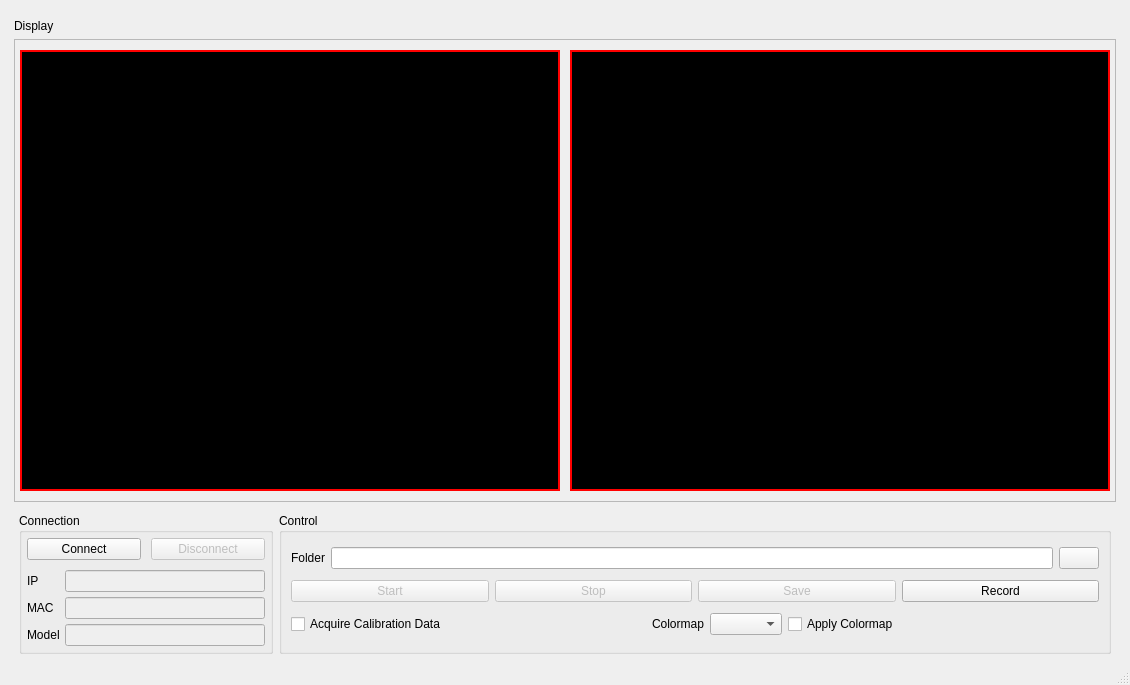
<?xml version="1.0" encoding="UTF-8"?>
<ui version="4.0">
 <class>MainWindow</class>
 <widget class="QMainWindow" name="MainWindow">
  <property name="windowModality">
   <enum>Qt::ApplicationModal</enum>
  </property>
  <property name="geometry">
   <rect>
    <x>0</x>
    <y>0</y>
    <width>1130</width>
    <height>685</height>
   </rect>
  </property>
  <property name="minimumSize">
   <size>
    <width>1130</width>
    <height>685</height>
   </size>
  </property>
  <property name="windowTitle">
   <string>Bottlenose Calibrator</string>
  </property>
  <widget class="QWidget" name="centralwidget">
   <property name="sizePolicy">
    <sizepolicy hsizetype="Expanding" vsizetype="Expanding">
     <horstretch>0</horstretch>
     <verstretch>0</verstretch>
    </sizepolicy>
   </property>
   <property name="minimumSize">
    <size>
     <width>1000</width>
     <height>600</height>
    </size>
   </property>
   <layout class="QHBoxLayout" name="horizontalLayout">
    <item>
     <layout class="QVBoxLayout" name="verticalLayout">
      <property name="sizeConstraint">
       <enum>QLayout::SetMinimumSize</enum>
      </property>
      <property name="leftMargin">
       <number>5</number>
      </property>
      <property name="topMargin">
       <number>5</number>
      </property>
      <property name="rightMargin">
       <number>5</number>
      </property>
      <item>
       <layout class="QVBoxLayout" name="viewLayout">
        <property name="topMargin">
         <number>5</number>
        </property>
        <item>
         <widget class="QLabel" name="labelDisplay">
          <property name="text">
           <string>Display</string>
          </property>
         </widget>
        </item>
        <item>
         <widget class="QFrame" name="frameView">
          <property name="frameShape">
           <enum>QFrame::StyledPanel</enum>
          </property>
          <property name="frameShadow">
           <enum>QFrame::Raised</enum>
          </property>
          <layout class="QVBoxLayout" name="verticalLayout_4">
           <property name="spacing">
            <number>10</number>
           </property>
           <property name="leftMargin">
            <number>5</number>
           </property>
           <property name="topMargin">
            <number>5</number>
           </property>
           <property name="rightMargin">
            <number>5</number>
           </property>
           <property name="bottomMargin">
            <number>5</number>
           </property>
           <item>
            <layout class="QGridLayout" name="sensorLayout">
             <property name="topMargin">
              <number>5</number>
             </property>
             <property name="bottomMargin">
              <number>5</number>
             </property>
             <property name="spacing">
              <number>10</number>
             </property>
             <item row="0" column="0">
              <widget class="labforge::ui::CameraView" name="widgetLeftSensor">
               <property name="sizePolicy">
                <sizepolicy hsizetype="Expanding" vsizetype="Expanding">
                 <horstretch>1</horstretch>
                 <verstretch>1</verstretch>
                </sizepolicy>
               </property>
               <property name="minimumSize">
                <size>
                 <width>400</width>
                 <height>1</height>
                </size>
               </property>
               <property name="styleSheet">
                <string notr="true">background-color:black; border: 2px solid red;</string>
               </property>
               <property name="text">
                <string>TextLabel</string>
               </property>
               <property name="alignment">
                <set>Qt::AlignCenter</set>
               </property>
              </widget>
             </item>
             <item row="0" column="1">
              <widget class="labforge::ui::CameraView" name="widgetRightSensor">
               <property name="enabled">
                <bool>true</bool>
               </property>
               <property name="sizePolicy">
                <sizepolicy hsizetype="Expanding" vsizetype="Expanding">
                 <horstretch>1</horstretch>
                 <verstretch>1</verstretch>
                </sizepolicy>
               </property>
               <property name="minimumSize">
                <size>
                 <width>400</width>
                 <height>1</height>
                </size>
               </property>
               <property name="styleSheet">
                <string notr="true">background-color:black; border: 2px solid red;</string>
               </property>
               <property name="text">
                <string>TextLabel</string>
               </property>
               <property name="alignment">
                <set>Qt::AlignCenter</set>
               </property>
              </widget>
             </item>
            </layout>
           </item>
          </layout>
         </widget>
        </item>
       </layout>
      </item>
      <item>
       <layout class="QHBoxLayout" name="ctrl_horizontalLayout">
        <property name="sizeConstraint">
         <enum>QLayout::SetMinimumSize</enum>
        </property>
        <property name="leftMargin">
         <number>5</number>
        </property>
        <property name="topMargin">
         <number>5</number>
        </property>
        <property name="rightMargin">
         <number>5</number>
        </property>
        <item>
         <widget class="QGroupBox" name="frameConnection">
          <property name="sizePolicy">
           <sizepolicy hsizetype="Fixed" vsizetype="Preferred">
            <horstretch>0</horstretch>
            <verstretch>0</verstretch>
           </sizepolicy>
          </property>
          <property name="title">
           <string>Connection</string>
          </property>
          <layout class="QVBoxLayout" name="verticalLayout_2">
           <property name="spacing">
            <number>5</number>
           </property>
           <property name="leftMargin">
            <number>5</number>
           </property>
           <property name="topMargin">
            <number>5</number>
           </property>
           <property name="rightMargin">
            <number>5</number>
           </property>
           <property name="bottomMargin">
            <number>5</number>
           </property>
           <item>
            <layout class="QHBoxLayout" name="connectLayout">
             <property name="spacing">
              <number>10</number>
             </property>
             <property name="leftMargin">
              <number>0</number>
             </property>
             <property name="topMargin">
              <number>0</number>
             </property>
             <property name="rightMargin">
              <number>0</number>
             </property>
             <property name="bottomMargin">
              <number>5</number>
             </property>
             <item>
              <widget class="QPushButton" name="btnConnect">
               <property name="text">
                <string>Connect</string>
               </property>
              </widget>
             </item>
             <item>
              <widget class="QPushButton" name="btnDisconnect">
               <property name="enabled">
                <bool>false</bool>
               </property>
               <property name="text">
                <string>Disconnect</string>
               </property>
              </widget>
             </item>
            </layout>
           </item>
           <item>
            <layout class="QGridLayout" name="layoutConenctionProperties">
             <item row="0" column="0">
              <widget class="QLabel" name="labelIP">
               <property name="text">
                <string>IP</string>
               </property>
              </widget>
             </item>
             <item row="2" column="0">
              <widget class="QLabel" name="labelModel">
               <property name="text">
                <string>Model</string>
               </property>
              </widget>
             </item>
             <item row="1" column="0">
              <widget class="QLabel" name="labelMAC">
               <property name="text">
                <string>MAC</string>
               </property>
              </widget>
             </item>
             <item row="0" column="1">
              <widget class="QLineEdit" name="editIP">
               <property name="enabled">
                <bool>false</bool>
               </property>
               <property name="minimumSize">
                <size>
                 <width>200</width>
                 <height>0</height>
                </size>
               </property>
               <property name="readOnly">
                <bool>true</bool>
               </property>
              </widget>
             </item>
             <item row="1" column="1">
              <widget class="QLineEdit" name="editMAC">
               <property name="enabled">
                <bool>false</bool>
               </property>
               <property name="readOnly">
                <bool>true</bool>
               </property>
              </widget>
             </item>
             <item row="2" column="1">
              <widget class="QLineEdit" name="editModel">
               <property name="enabled">
                <bool>false</bool>
               </property>
               <property name="readOnly">
                <bool>true</bool>
               </property>
              </widget>
             </item>
            </layout>
           </item>
          </layout>
         </widget>
        </item>
        <item>
         <widget class="QGroupBox" name="frameCommand">
          <property name="sizePolicy">
           <sizepolicy hsizetype="Expanding" vsizetype="Preferred">
            <horstretch>0</horstretch>
            <verstretch>0</verstretch>
           </sizepolicy>
          </property>
          <property name="title">
           <string>Control</string>
          </property>
          <layout class="QVBoxLayout" name="verticalLayout_3">
           <item>
            <layout class="QGridLayout" name="cmd_gridLayout">
             <property name="sizeConstraint">
              <enum>QLayout::SetDefaultConstraint</enum>
             </property>
             <item row="0" column="0">
              <widget class="QLabel" name="labelFolder">
               <property name="text">
                <string>Folder</string>
               </property>
              </widget>
             </item>
             <item row="0" column="1">
              <widget class="QLineEdit" name="editFolder">
               <property name="sizePolicy">
                <sizepolicy hsizetype="MinimumExpanding" vsizetype="Fixed">
                 <horstretch>0</horstretch>
                 <verstretch>0</verstretch>
                </sizepolicy>
               </property>
              </widget>
             </item>
             <item row="0" column="2">
              <widget class="QPushButton" name="btnFolder">
               <property name="text">
                <string/>
               </property>
              </widget>
             </item>
            </layout>
           </item>
           <item>
            <layout class="QHBoxLayout" name="cmd_horizontalLayout">
             <item>
              <widget class="QPushButton" name="btnStart">
               <property name="enabled">
                <bool>false</bool>
               </property>
               <property name="sizePolicy">
                <sizepolicy hsizetype="MinimumExpanding" vsizetype="Fixed">
                 <horstretch>0</horstretch>
                 <verstretch>0</verstretch>
                </sizepolicy>
               </property>
               <property name="text">
                <string>Start</string>
               </property>
              </widget>
             </item>
             <item>
              <widget class="QPushButton" name="btnStop">
               <property name="enabled">
                <bool>false</bool>
               </property>
               <property name="sizePolicy">
                <sizepolicy hsizetype="MinimumExpanding" vsizetype="Fixed">
                 <horstretch>0</horstretch>
                 <verstretch>0</verstretch>
                </sizepolicy>
               </property>
               <property name="text">
                <string>Stop</string>
               </property>
              </widget>
             </item>
             <item>
              <widget class="QPushButton" name="btnSave">
               <property name="enabled">
                <bool>false</bool>
               </property>
               <property name="sizePolicy">
                <sizepolicy hsizetype="MinimumExpanding" vsizetype="Fixed">
                 <horstretch>0</horstretch>
                 <verstretch>0</verstretch>
                </sizepolicy>
               </property>
               <property name="text">
                <string>Save</string>
               </property>
              </widget>
             </item>
             <item>
              <widget class="QPushButton" name="btnRecord">
               <property name="sizePolicy">
                <sizepolicy hsizetype="MinimumExpanding" vsizetype="Fixed">
                 <horstretch>0</horstretch>
                 <verstretch>0</verstretch>
                </sizepolicy>
               </property>
               <property name="text">
                <string>Record</string>
               </property>
              </widget>
             </item>
            </layout>
           </item>
           <item>
            <layout class="QHBoxLayout" name="color_horizontalLayout">
             <property name="sizeConstraint">
              <enum>QLayout::SetDefaultConstraint</enum>
             </property>
             <item>
              <widget class="QCheckBox" name="chkCalibrate">
               <property name="text">
                <string>Acquire Calibration Data</string>
               </property>
              </widget>
             </item>
             <item>
              <spacer name="horizontalSpacer_2">
               <property name="orientation">
                <enum>Qt::Horizontal</enum>
               </property>
               <property name="sizeHint" stdset="0">
                <size>
                 <width>40</width>
                 <height>20</height>
                </size>
               </property>
              </spacer>
             </item>
             <item>
              <widget class="QLabel" name="labelColormap">
               <property name="sizePolicy">
                <sizepolicy hsizetype="Fixed" vsizetype="Preferred">
                 <horstretch>0</horstretch>
                 <verstretch>0</verstretch>
                </sizepolicy>
               </property>
               <property name="text">
                <string>Colormap</string>
               </property>
              </widget>
             </item>
             <item>
              <widget class="QComboBox" name="cbxColormap">
               <property name="sizePolicy">
                <sizepolicy hsizetype="Maximum" vsizetype="Fixed">
                 <horstretch>0</horstretch>
                 <verstretch>0</verstretch>
                </sizepolicy>
               </property>
              </widget>
             </item>
             <item>
              <widget class="QCheckBox" name="chkColormap">
               <property name="sizePolicy">
                <sizepolicy hsizetype="Fixed" vsizetype="Fixed">
                 <horstretch>0</horstretch>
                 <verstretch>0</verstretch>
                </sizepolicy>
               </property>
               <property name="text">
                <string>Apply Colormap</string>
               </property>
              </widget>
             </item>
             <item>
              <spacer name="horizontalSpacer">
               <property name="orientation">
                <enum>Qt::Horizontal</enum>
               </property>
               <property name="sizeHint" stdset="0">
                <size>
                 <width>40</width>
                 <height>20</height>
                </size>
               </property>
              </spacer>
             </item>
            </layout>
           </item>
          </layout>
         </widget>
        </item>
       </layout>
      </item>
     </layout>
    </item>
   </layout>
  </widget>
  <widget class="QStatusBar" name="statusbar"/>
 </widget>
 <customwidgets>
  <customwidget>
   <class>labforge::ui::CameraView</class>
   <extends>QLabel</extends>
   <header location="global">ui/cameraview.hpp</header>
  </customwidget>
 </customwidgets>
 <resources>
  <include location="res/resources.qrc"/>
 </resources>
 <connections/>
</ui>
